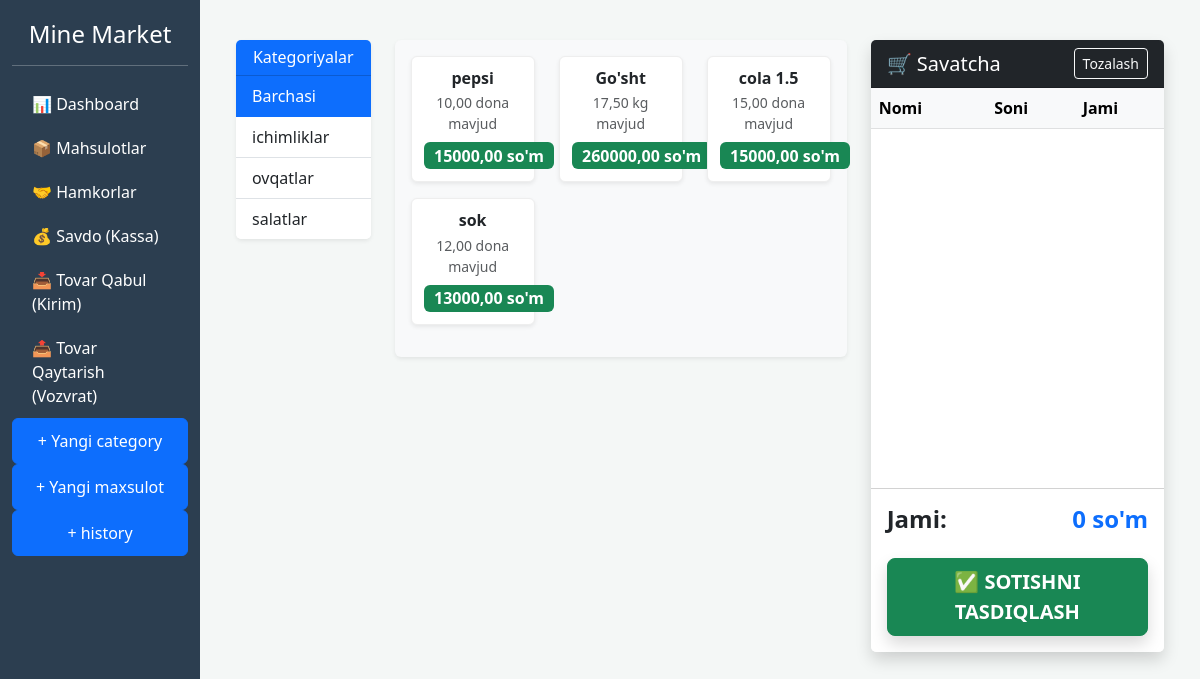
Screenshot of /pos/ with the database file from the repository.
### ecooo/models.py (models this page shows, shortened)
class Category(models.Model):
    name = models.CharField(max_length=100, verbose_name="Kategoriya nomi")
    parent = models.ForeignKey(
        'self',
        on_delete=models.CASCADE,
        null=True,
        blank=True,
        related_name='children',
        verbose_name="Ota kategoriya"
    )
    class Meta:
        verbose_name = "Kategoriya"
        verbose_name_plural = "Kategoriyalar"

class Product(models.Model):
    UNIT_CHOICES = [
        ('dona', 'Dona'),
        ('kg', 'Kilogramm'),
    ]
    name = models.CharField(max_length=255)
    category = models.ForeignKey('Category', on_delete=models.CASCADE)
    barcode = models.CharField(max_length=100, blank=True, null=True)
    stock = models.DecimalField(max_digits=10, decimal_places=2, default=0.00)
    cost_price = models.DecimalField(max_digits=12, decimal_places=2)
    selling_price = models.DecimalField(max_digits=12, decimal_places=2)
    unit = models.CharField(
        max_length=10,
        choices=UNIT_CHOICES,
        default='dona'
    )

### ecooo/views.py (the view)
# urls.py: path('pos/', views.pos_view, name='pos'),
@never_cache
def pos_view(request):
    categories = Category.objects.all()
    products = Product.objects.filter(stock__gt=0)
    return render(request, 'pos.html', {
        'categories': categories,
        'products': products
    })

### templates/pos.html (shortened to what this page needs)
{% extends 'base.html' %}
{% block content %}
<div class="container-fluid mt-3">
    <div class="row">
        <div class="col-md-2">
            <div class="card shadow-sm border-0">
                <div class="card-header bg-primary text-white text-center">
                    <h6 class="mb-0">Kategoriyalar</h6>
                </div>
                <div class="list-group list-group-flush" id="category-filter">
                    <button class="list-group-item list-group-item-action active" onclick="filterProduct('all', this)">
                        Barchasi
                    </button>
                    {% for cat in categories %}
                    <button class="list-group-item list-group-item-action" onclick="filterProduct('cat-{{ cat.id }}', this)">
                        {{ cat.name }}
                    </button>
                    {% endfor %}
                </div>
            </div>
        </div>
        <div class="col-md-6">
            <div class="card shadow-sm border-0 bg-light">
                <div class="card-body">
                    <div class="row" id="product-list">
                        {% for p in products %}
                        <div class="col-md-4 mb-3 product-item cat-{{ p.category.id }}">
                            <div class="card h-100 shadow-sm border-0 text-center p-2 product-card"
                                 onclick="addToCart('{{ p.id }}', '{{ p.name }}', '{{ p.selling_price }}', '{{ p.unit }}')"
                                 style="cursor: pointer;">
                                <div class="card-body p-1">
                                    <h6 class="fw-bold mb-1">{{ p.name }}</h6>
                                    <p class="text-muted small mb-2">{{ p.stock }} {{ p.unit }} mavjud</p>
                                    <span class="badge bg-success fs-6">{{ p.selling_price }} so'm</span>
                                </div>
                            </div>
                        </div>
                        {% endfor %}
                    </div>
                </div>
            </div>
        </div>
        <div class="col-md-4">
            <div class="card shadow border-0">
                <div class="card-header bg-dark text-white d-flex justify-content-between align-items-center">
                    <h5 class="mb-0">🛒 Savatcha</h5>
                    <button class="btn btn-sm btn-outline-light" onclick="clearCart()">Tozalash</button>
                </div>
                <div class="card-body p-0" style="min-height: 400px; max-height: 600px; overflow-y: auto;">
                    <table class="table table-hover align-middle mb-0">
                        <thead class="table-light text-center">
                            <tr>
                                <th class="text-start">Nomi</th>
                                <th style="width: 100px;">Soni</th>
                                <th>Jami</th>
                                <th></th>
                            </tr>
                        </thead>
                    </table>
                </div>
                <div class="card-footer bg-white p-3">
                    <div class="d-flex justify-content-between mb-3">
                        <h4 class="fw-bold">Jami:</h4>
                        <h4 class="fw-bold text-primary"><span id="total-price">0</span> so'm</h4>
                    </div>
                    <button type="button" class="btn btn-success w-100 btn-lg shadow fw-bold" id="btn-confirm" onclick="finishSale()">
                        ✅ SOTISHNI TASDIQLASH
                    </button>
                </div>
            </div>
        </div>
    </div>
</div>
{% endblock %}

### templates/base.html (style rules this page uses)
body { background-color: #f4f7f6; }

### templates/pos.html (style rules this page uses)
.product-card { transition: 0.3s; border: 1px solid #eee !important; }
.list-group-item.active { background-color: #0d6efd; border-color: #0d6efd; }

### rows the page displays
Category: name "ichimliklar"
Category: name "ovqatlar"
Category: name "salatlar"
Product: name "pepsi", stock "10,00", unit "dona", selling_price "15000,00"
Product: name "Go'sht", stock "17,50", unit "kg", selling_price "260000,00"
Product: name "cola 1.5", stock "15,00", unit "dona", selling_price "15000,00"
Product: name "sok", stock "12,00", unit "dona", selling_price "13000,00"
